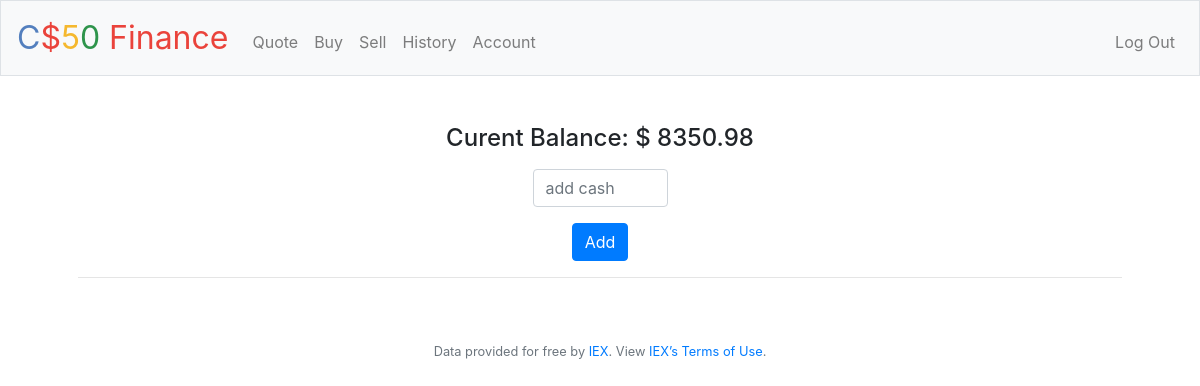
Before: /account (signed in) with the older database file.
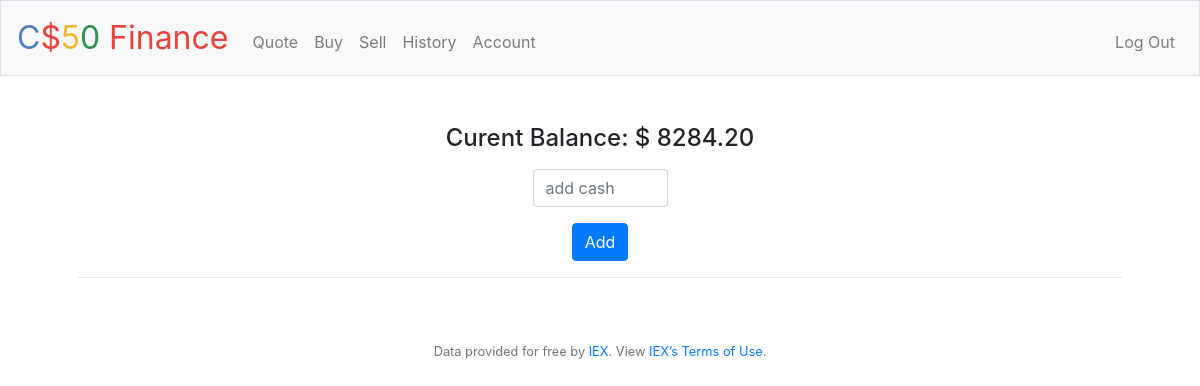
After: the same page with the newer database file.
### tables this page shows
CREATE TABLE users (id INTEGER, username TEXT NOT NULL, hash TEXT NOT NULL, cash NUMERIC NOT NULL DEFAULT 10000.00, PRIMARY KEY(id));

### application.py (the view, shortened to what this page needs)
@app.route("/account", methods=["GET", "POST"])
@login_required
def account():
    cash = db.execute("SELECT cash FROM users WHERE id=?", session.get("user_id"))
    return render_template("account.html", cash=cash[0]["cash"])

### application.py (called while the page is built)
@app.after_request
def after_request(response):
    response.headers["Cache-Control"] = "no-cache, no-store, must-revalidate"
    response.headers["Expires"] = 0
    response.headers["Pragma"] = "no-cache"
    return response

### helpers.py (called while the page is built)
def login_required(f):
    @wraps(f)
    def decorated_function(*args, **kwargs):
        if session.get("user_id") is None:
            return redirect("/login")
        return f(*args, **kwargs)
    return decorated_function

### templates/account.html (shortened to what this page needs)
{% extends "layout.html" %}
{% block main %}
    <form action="/account" method="post">
        <div class="form-group">
            <h4>Curent Balance: $ {{ "%.2f" |format(cash) }}</h4>
        </div>
        <div class="form-group">
            <input id="add-number" autocomplete="off" class="form-control"
                   name="cash" placeholder="add cash" type="number" min="1000" max="10000">
        </div>
        <button id="cash-button" class="btn btn-primary" type="submit">Add</button>
    </form>
    <hr>
{% endblock %}>

Changed rows visible on the page:
changed users: cash "8350.98" → "8284.20"
